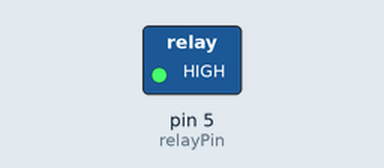
Simulated run of this sketch. Board: Arduino Uno, built with avr-gcc and run on an emulated ATmega328P. On the bench: switched loads named in the sketch (green lamp = pin HIGH). Dashed ring = blinking.

Above: at 0.5 s.
Timing chart, 0 to 4.6 s (numbered marks = the images above):
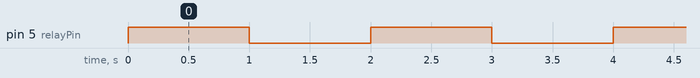

The sketch:

Circuit_13.ino
```cpp
/* RELAYS 계전기*/
/* 프로그래밍에는 별다른 게 없다!*/
const int relayPin = 5;	    // 트랜지스터를 작동
const int timeDelay = 1000; // 지연시간

void setup()
{
  pinMode(relayPin, OUTPUT);
}


void loop()
{
  digitalWrite(relayPin, HIGH);  // 릴레이 작동

  delay(timeDelay);

  digitalWrite(relayPin, LOW);   // 릴레이 정지

  delay(timeDelay);
}
```

Measured:
- by itself, pin 5 (relayPin): alternates HIGH for 1.0 s and LOW for 1.0 s
